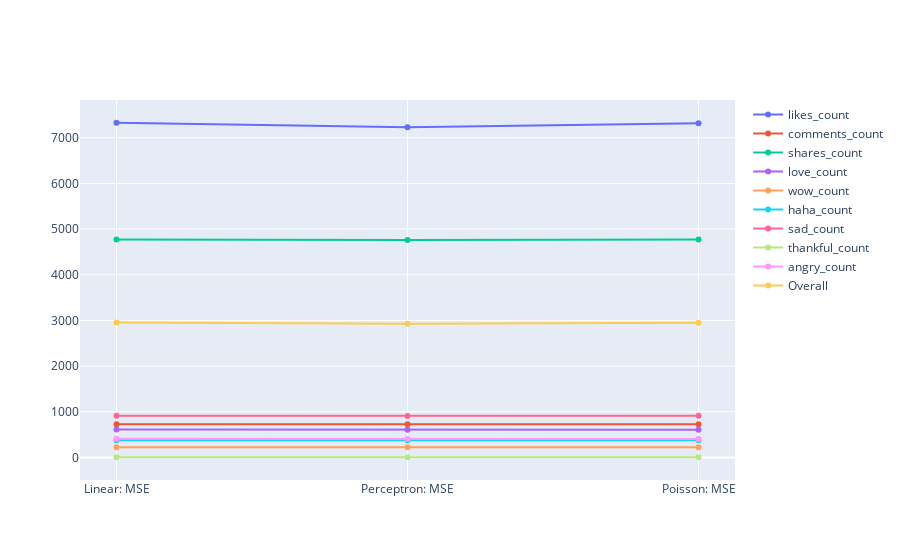

Notebook cell for this chart:
### Code cell
import plotly.graph_objects as go

fig= go.Figure()

for i in range(10):
    fig.add_trace(go.Scatter(x=df[mse_cols].columns, y =np.sqrt(df[mse_cols].values[i]),
                             mode='lines+markers', name=titles[i]))

fig.show()

### Figure 1 — Plotly figure (JSON) as saved in the notebook; plotly's stock layout.template omitted (floating-point values rounded to 4 significant figures)
{"data": [{"mode": "lines+markers", "name": "likes_count", "type": "scatter", "x": ["Linear: MSE", "Perceptron: MSE", "Poisson: MSE"], "y": [7328.0, 7227.0, 7317.0]}, {"mode": "lines+markers", "name": "comments_count", "type": "scatter", "x": ["Linear: MSE", "Perceptron: MSE", "Poisson: MSE"], "y": [725.7, 728.1, 724.9]}, {"mode": "lines+markers", "name": "shares_count", "type": "scatter", "x": ["Linear: MSE", "Perceptron: MSE", "Poisson: MSE"], "y": [4774.0, 4759.0, 4771.0]}, {"mode": "lines+markers", "name": "love_count", "type": "scatter", "x": ["Linear: MSE", "Perceptron: MSE", "Poisson: MSE"], "y": [614.3, 607.1, 608.2]}, {"mode": "lines+markers", "name": "wow_count", "type": "scatter", "x": ["Linear: MSE", "Perceptron: MSE", "Poisson: MSE"], "y": [224.4, 220.9, 222.4]}, {"mode": "lines+markers", "name": "haha_count", "type": "scatter", "x": ["Linear: MSE", "Perceptron: MSE", "Poisson: MSE"], "y": [378.1, 377.0, 377.0]}, {"mode": "lines+markers", "name": "sad_count", "type": "scatter", "x": ["Linear: MSE", "Perceptron: MSE", "Poisson: MSE"], "y": [913.4, 909.6, 911.2]}, {"mode": "lines+markers", "name": "thankful_count", "type": "scatter", "x": ["Linear: MSE", "Perceptron: MSE", "Poisson: MSE"], "y": [4.06, 4.874, 4.061]}, {"mode": "lines+markers", "name": "angry_count", "type": "scatter", "x": ["Linear: MSE", "Perceptron: MSE", "Poisson: MSE"], "y": [406.6, 405.1, 405.2]}, {"mode": "lines+markers", "name": "Overall", "type": "scatter", "x": ["Linear: MSE", "Perceptron: MSE", "Poisson: MSE"], "y": [2955.0, 2924.0, 2951.0]}], "layout": {}}
